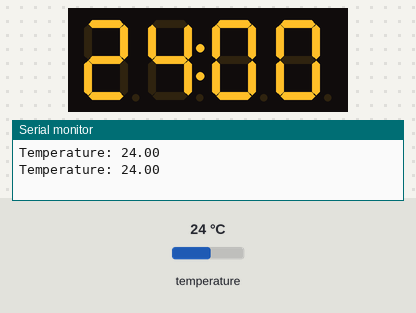
Bench run of a sketch on a simulated SparkFun Pro Micro, built with avr-gcc and run on an emulated ATmega32U4. On the bench: 4-digit seven-segment display, the last lines printed to the serial monitor. The inputs (shaded band) are chosen by the test bench; at power-on: temperature 24 °C.

Above: at 3.3 s.
3.4 s: temperature set to 12 °C
At 4.8 s:
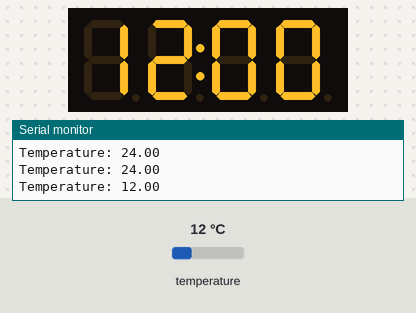
5.9 s: temperature set to 19 °C
At 6.8 s:
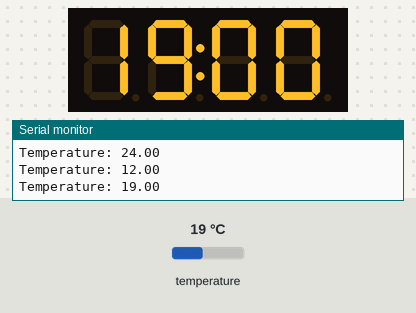
8.4 s: temperature set to 28 °C
At 11.0 s:
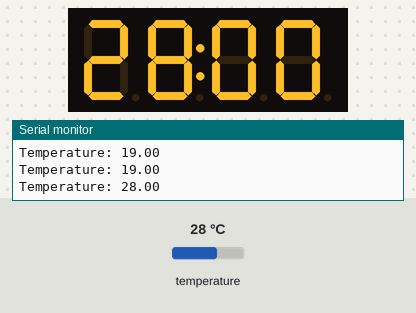
Timing chart, 0 to 12.5 s (numbered marks = the images above; inputs shaded):
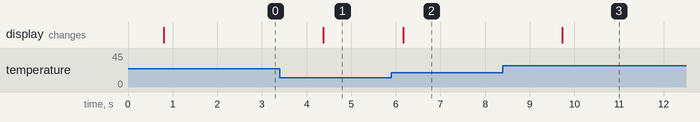

The sketch:

DS18B20_serial_TM1637.ino
```cpp
/*
    [ATmega32U4 Pinout]
              ----------
        TX=1-| ProMicro |-RAW
        RX=0-|          |-GND
         GND-|          |-RST
         GND-|          |-VCC
       SDA=2-|          |-21=A3
    SCL=3(~)-|          |-20=A2
        A6=4-|          |-19=A1
        5(~)-|          |-18=A0
     A7=6(~)-|          |-15=SCLK
           7-|          |-14=MISO
        A8=8-|          |-16=MOSI
     A9=9(~)-|          |-10(~)=A10
              ----------
*/
#include <OneWire.h>
#include <DallasTemperature.h>
#include <TM1637Display.h>

#define CLK   5
#define DIO   6
#define ONE_WIRE_BUS 4

TM1637Display display(CLK, DIO);

OneWire oneWire(ONE_WIRE_BUS);
DallasTemperature sensors(&oneWire);

void setup()
{
  Serial.begin(115200);
  display.setBrightness(0x07);
  sensors.begin();
}

void loop()
{
  sensors.requestTemperatures();
  float temp = sensors.getTempCByIndex(0);
  Serial.print(F("Temperature: ")); Serial.println(temp);
  display.showNumberDecEx(temp * 100, 0b01000000, false);
  delay(1000);
}
```

Measured:
- after the input at 3.4 s, the display: changes after 0.97 s (image 1)
- after the input at 5.9 s, the display: changes after 0.26 s (image 2)
- after the input at 8.4 s, the display: changes after 1.3 s (image 3)
